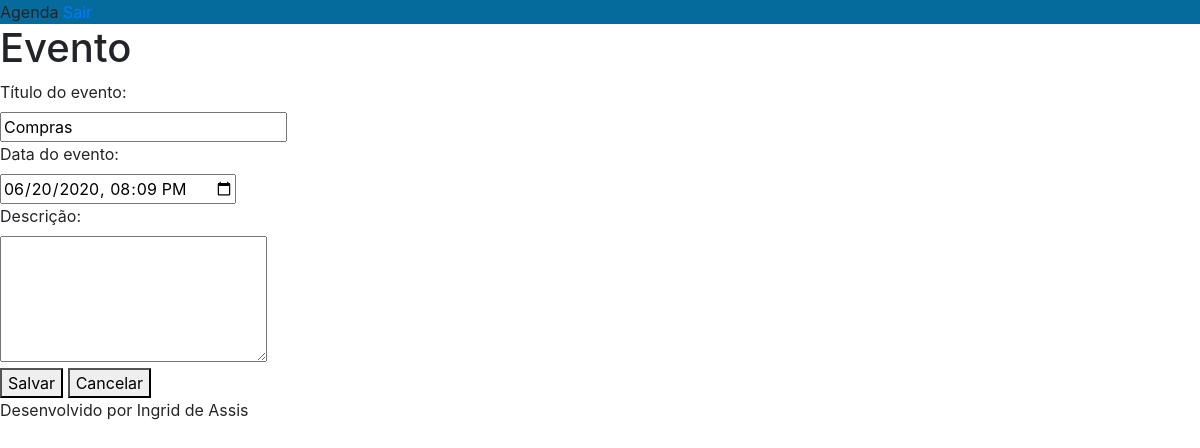
The page /agenda/evento/?id=11 (signed in) on the database as committed earlier.
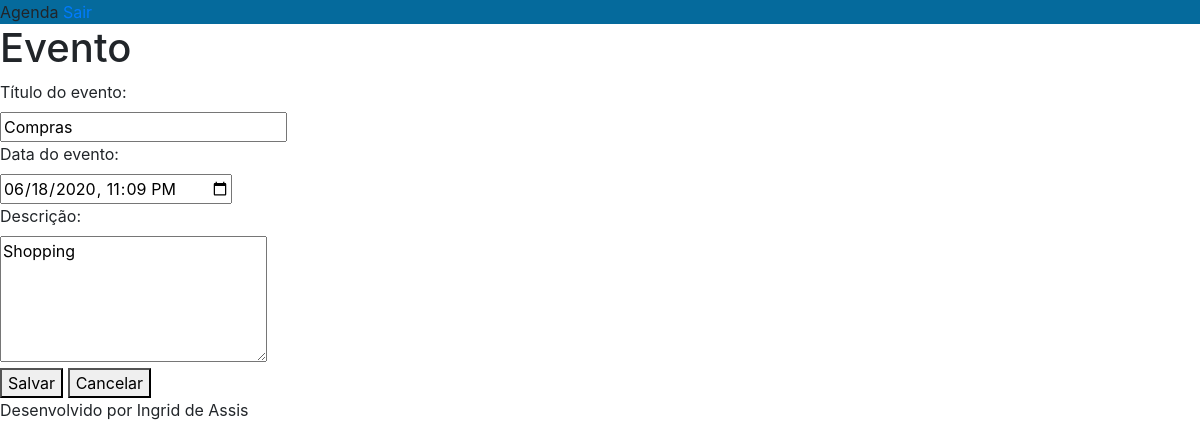
The same page on the database as committed later.
### core/models.py (models this page shows, shortened)
class Evento(models.Model):
    titulo = models.CharField(max_length=100) #cria o nome do evento
    descricao = models.TextField(blank=True, null=True) #a descricao do evento pode ser nula ou em branco
    data_evento = models.DateTimeField(verbose_name='Data do evento')
    data_criacao = models.DateTimeField(auto_now=True) #insere a data atual do sistema
    usuario = models.ForeignKey(User, on_delete= models.CASCADE) #se o dono do evento for excluido vc exclui todos os eventos dele
    class Meta:
        db_table= 'evento' #o nome da tabela é evento
    def get_data_input_evento(self):
            return self.data_evento.strftime('%Y-%m-%dT%H:%M')

### core/views.py (the view)
# urls.py: path('agenda/evento/', views.evento ),
@login_required(login_url='/login/') #quando não estivar logado vai levar para a pagina de login
def evento(request):
    id_evento= request.GET.get('id')
    dados = {}
    if id_evento:
        dados['evento'] = Evento.objects.get(id=id_evento)
    return render(request, 'evento.html', dados)

### templates/evento.html (shortened to what this page needs)
{% extends "model-page.html"  %}
{% block content %}
    <h1>Evento</h1>
    <form action="submit" method="POST"> {% csrf_token %}
        <label>Título do evento:</label> <br>
        <input type="text" name="titulo" size=23 value="{{evento.titulo}}">
        <br>
        <label>Data do evento:</label> <br>
        <input type="datetime-local" name="data_evento" value="{{evento.get_data_input_evento}}">
        <br>
        <label>Descrição:</label> <br>
        <textarea name="descricao" rows="5" cols="24">{{evento.descricao}}</textarea>
        <br>
        <button type="submit">Salvar</button>
        <a href="/"><button type="button">Cancelar</button></a>
        </form>
    {% endblock %}

Rows that differ between the two databases and show on the page:
changed Evento "Compras": data_evento "06/20/2020 20:09" → "06/18/2020 23:09"; descricao (not shown) → "Shopping"
